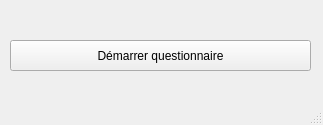
<?xml version="1.0" encoding="UTF-8"?>
<ui version="4.0">
 <class>MainWindow</class>
 <widget class="QMainWindow" name="MainWindow">
  <property name="enabled">
   <bool>true</bool>
  </property>
  <property name="geometry">
   <rect>
    <x>0</x>
    <y>0</y>
    <width>323</width>
    <height>125</height>
   </rect>
  </property>
  <property name="minimumSize">
   <size>
    <width>323</width>
    <height>125</height>
   </size>
  </property>
  <property name="maximumSize">
   <size>
    <width>323</width>
    <height>125</height>
   </size>
  </property>
  <property name="windowTitle">
   <string>MainWindow</string>
  </property>
  <widget class="QWidget" name="centralwidget">
   <widget class="QPushButton" name="DebQ">
    <property name="geometry">
     <rect>
      <x>10</x>
      <y>40</y>
      <width>301</width>
      <height>31</height>
     </rect>
    </property>
    <property name="text">
     <string>Démarrer questionnaire</string>
    </property>
   </widget>
  </widget>
  <widget class="QMenuBar" name="menubar">
   <property name="geometry">
    <rect>
     <x>0</x>
     <y>0</y>
     <width>323</width>
     <height>20</height>
    </rect>
   </property>
  </widget>
  <widget class="QStatusBar" name="statusbar"/>
 </widget>
 <resources/>
 <connections/>
</ui>
